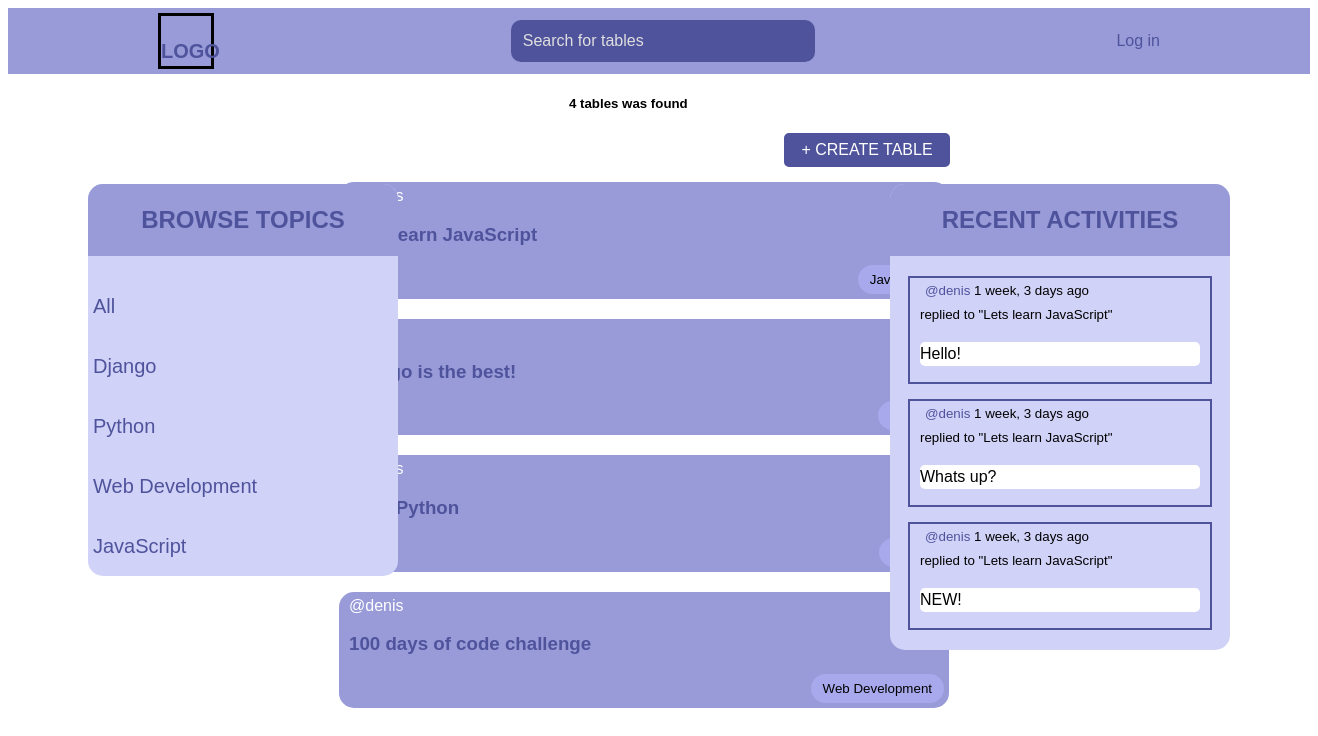
The app's page /, older data.
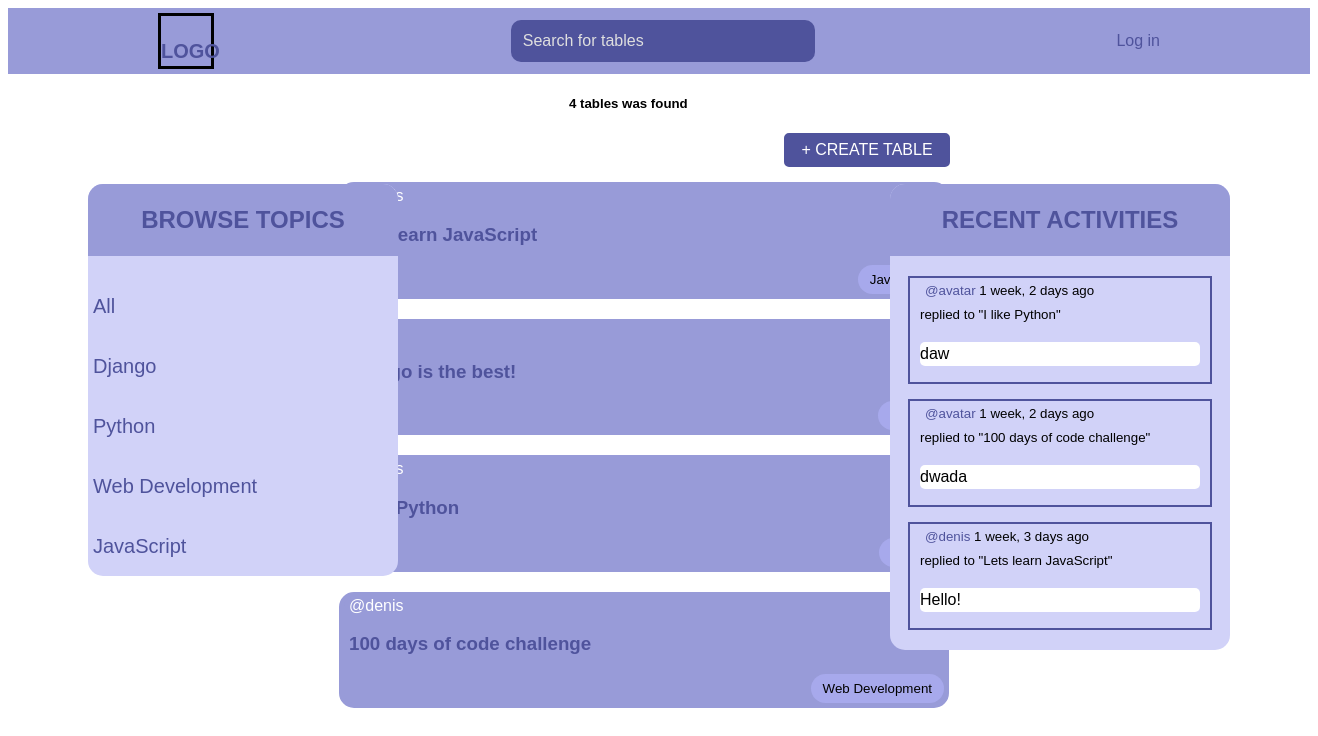
The same page, newer data.
### tabletalks/base/models.py (models this page shows, shortened)
class Topic(models.Model):
    name = models.CharField(max_length=200)

class Table(models.Model):
    host = models.ForeignKey(User, on_delete=models.SET_NULL, null=True)
    topic = models.ForeignKey(Topic, on_delete=models.SET_NULL, null=True)
    name = models.CharField(max_length=200)
    description = models.TextField(null=True, blank=True)
    participants = models.ManyToManyField(
        User, related_name='participants', blank=True
    )
    updated = models.DateTimeField(auto_now=True)
    created = models.DateTimeField(auto_now_add=True)
    def __str__(self):
        return self.name
    class Meta:
        ordering = ['-updated', '-created']

class Message(models.Model):
    user = models.ForeignKey(User, on_delete=models.CASCADE)
    table = models.ForeignKey(Table, on_delete=models.CASCADE)
    body = models.TextField()
    updated = models.DateTimeField(auto_now=True)
    created = models.DateTimeField(auto_now_add=True)
    class Meta:
        ordering = ['-updated', '-created']
    def __str__(self):
        return self.body[:50]

### tabletalks/base/views.py (the view)
# urls.py: path('', views.home, name='home'),
def home(request):
    q = request.GET.get('q') if request.GET.get('q') is not None else ''
    tables = Table.objects.filter(
        Q(topic__name__icontains=q) |
        Q(name__icontains=q) |
        Q(description__icontains=q) |
        Q(host__username__icontains=q)
    )
    topics = Topic.objects.all()
    table_count = tables.count()
    all_messages = Message.objects.filter(Q(table__topic__name__icontains=q))[:3]
    context = {
        'tables': tables,
        'topics': topics,
        'table_count': table_count,
        'all_messages': all_messages,
    }
    return render(request, 'base/home.html', context)

### tabletalks/base/templates/base/home.html
{% extends 'main.html' %}
{% block content %}
<div class="home-container">
    <div>
        {% include 'base/topics_component.html' %}
    </div>
    <div>
        <h5 class="table-counter">{{ table_count }} tables was found</h5>
        <a class="button create-table-button" href="{% url 'create-table' %}">+ Create table</a>
        {% include 'base/feed_component.html' %}
    </div>
    <div>
        {% include 'base/activity_component.html' %}
    </div>
</div>
{% endblock content %}

### tabletalks/base/templates/base/topics_component.html
<section class='browse-topics-container'>
    <h2 class="component-header">Browse Topics</h2>
    <div>
        <a class="browse-topics-topic simple-button" href="{% url 'home' %}">All</a>
    </div>
    {% for topic in topics %}
    <div>
        <a class="browse-topics-topic simple-button" href="{% url 'home' %}?q={{ topic.name }}">{{ topic.name }}</a>
    </div>
    {% endfor %}
</section>

### tabletalks/base/templates/base/feed_component.html (shortened to what this page needs)
<div class="feed-container">
    {% for table in tables %}
        <div class="table-container">
            <div>
                <a class="table-host simple-button" href="{% url 'user-profile' table.host.id %}">@{{ table.host.username }}</a>
                <h3><a class="simple-button" href="{% url 'table' table.id %}">{{ table.name }}</a></h3>
                <small class="table-topic">{{ table.topic.name }}</small>
            </div>
        </div>
    {% endfor %}
</div>

### tabletalks/base/templates/base/activity_component.html (shortened to what this page needs)
<div class="recent-activity-container">
    <h2 class="component-header">Recent activities</h2>
    {% for message in all_messages %}
    <div class="activity-message">
        <small><a href="{% url 'user-profile' message.user.id  %}">@{{ message.user }}</a>  {{ message.created | timesince }} ago</small>
        <br>
        <small>replied to "{{ message.table }}"</small>
        <p class="activity-message-body">{{ message }}</p>
    </div>
    {% endfor %}
</div>

Row changes from the older to the newer data that the page shows:
no longer on this page (row unchanged): Message: user "denis", created "1 week, 3 days", table "Lets learn JavaScript", body "Whats up?"
no longer on this page (row unchanged): Message: user "denis", created "1 week, 3 days", table "Lets learn JavaScript", body "NEW!"
added Message: user "avatar", created "1 week, 2 days", table "I like Python", body "daw"
added Message: user "avatar", created "1 week, 2 days", table "100 days of code challenge", body "dwada"
